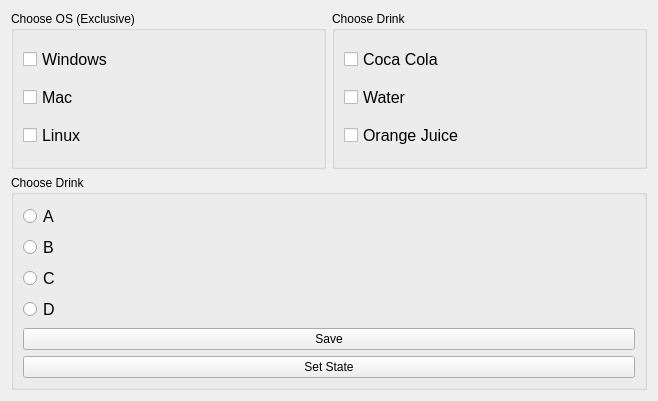
<?xml version="1.0" encoding="UTF-8"?>
<ui version="4.0">
 <class>Widget</class>
 <widget class="QWidget" name="Widget">
  <property name="geometry">
   <rect>
    <x>0</x>
    <y>0</y>
    <width>658</width>
    <height>401</height>
   </rect>
  </property>
  <property name="windowTitle">
   <string>Widget</string>
  </property>
  <layout class="QVBoxLayout" name="verticalLayout_5">
   <item>
    <layout class="QHBoxLayout" name="horizontalLayout_3">
     <item>
      <widget class="QGroupBox" name="groupBox">
       <property name="title">
        <string>Choose OS (Exclusive)</string>
       </property>
       <layout class="QHBoxLayout" name="horizontalLayout">
        <item>
         <layout class="QVBoxLayout" name="verticalLayout">
          <item>
           <widget class="QCheckBox" name="checkBoxWindows">
            <property name="font">
             <font>
              <pointsize>12</pointsize>
             </font>
            </property>
            <property name="text">
             <string>Windows</string>
            </property>
           </widget>
          </item>
          <item>
           <widget class="QCheckBox" name="checkBoxMac">
            <property name="font">
             <font>
              <pointsize>12</pointsize>
             </font>
            </property>
            <property name="text">
             <string>Mac</string>
            </property>
           </widget>
          </item>
          <item>
           <widget class="QCheckBox" name="checkBoxLinux">
            <property name="font">
             <font>
              <pointsize>12</pointsize>
             </font>
            </property>
            <property name="text">
             <string>Linux</string>
            </property>
           </widget>
          </item>
         </layout>
        </item>
       </layout>
      </widget>
     </item>
     <item>
      <widget class="QGroupBox" name="groupBox_2">
       <property name="title">
        <string>Choose Drink</string>
       </property>
       <layout class="QHBoxLayout" name="horizontalLayout_2">
        <item>
         <layout class="QVBoxLayout" name="verticalLayout_2">
          <item>
           <widget class="QCheckBox" name="checkBoxCocaCola">
            <property name="font">
             <font>
              <pointsize>12</pointsize>
             </font>
            </property>
            <property name="text">
             <string>Coca Cola</string>
            </property>
           </widget>
          </item>
          <item>
           <widget class="QCheckBox" name="checkBoxWater">
            <property name="font">
             <font>
              <pointsize>12</pointsize>
             </font>
            </property>
            <property name="text">
             <string>Water</string>
            </property>
           </widget>
          </item>
          <item>
           <widget class="QCheckBox" name="checkBoxOrangeJuice">
            <property name="font">
             <font>
              <pointsize>12</pointsize>
             </font>
            </property>
            <property name="text">
             <string>Orange Juice</string>
            </property>
           </widget>
          </item>
         </layout>
        </item>
       </layout>
      </widget>
     </item>
    </layout>
   </item>
   <item>
    <widget class="QGroupBox" name="groupBox_3">
     <property name="title">
      <string>Choose Drink</string>
     </property>
     <layout class="QHBoxLayout" name="horizontalLayout_4">
      <item>
       <layout class="QVBoxLayout" name="verticalLayout_4">
        <item>
         <layout class="QVBoxLayout" name="verticalLayout_3">
          <item>
           <widget class="QRadioButton" name="radioButtonCocaCola_2">
            <property name="font">
             <font>
              <pointsize>12</pointsize>
             </font>
            </property>
            <property name="text">
             <string>A</string>
            </property>
           </widget>
          </item>
          <item>
           <widget class="QRadioButton" name="radioButtonWater_2">
            <property name="font">
             <font>
              <pointsize>12</pointsize>
             </font>
            </property>
            <property name="text">
             <string>B</string>
            </property>
           </widget>
          </item>
          <item>
           <widget class="QRadioButton" name="radioButtonOrangeJuice_2">
            <property name="font">
             <font>
              <pointsize>12</pointsize>
             </font>
            </property>
            <property name="text">
             <string>C</string>
            </property>
           </widget>
          </item>
          <item>
           <widget class="QRadioButton" name="radioButtonOrangeJuice_3">
            <property name="font">
             <font>
              <pointsize>12</pointsize>
             </font>
            </property>
            <property name="text">
             <string>D</string>
            </property>
           </widget>
          </item>
         </layout>
        </item>
        <item>
         <widget class="QPushButton" name="pushButtonSavce">
          <property name="text">
           <string>Save</string>
          </property>
         </widget>
        </item>
        <item>
         <widget class="QPushButton" name="pushButtonSetState">
          <property name="text">
           <string>Set State</string>
          </property>
         </widget>
        </item>
       </layout>
      </item>
     </layout>
    </widget>
   </item>
  </layout>
 </widget>
 <resources/>
 <connections/>
</ui>
